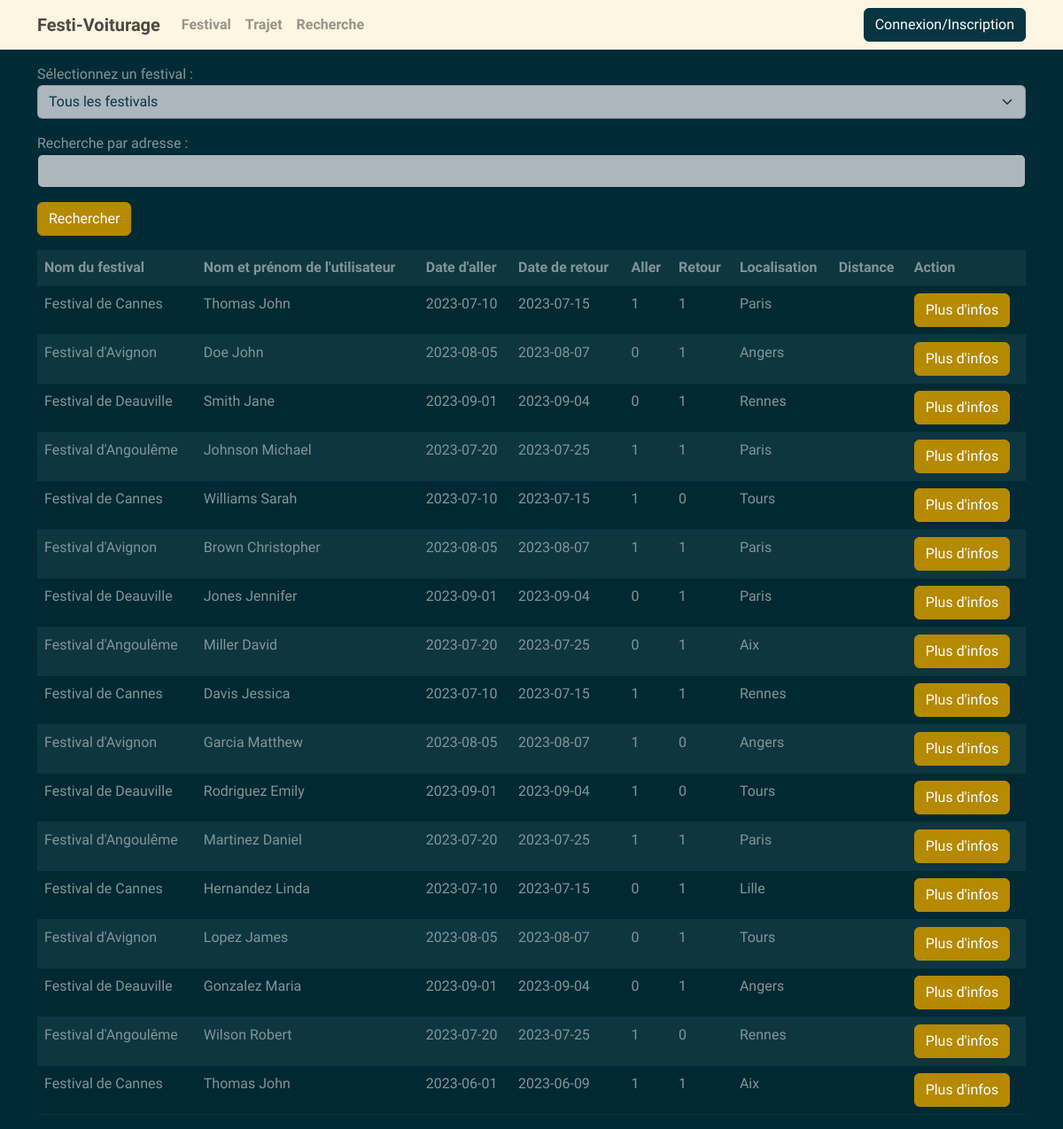
The page /Vue/Recherche.php on the database as committed earlier.
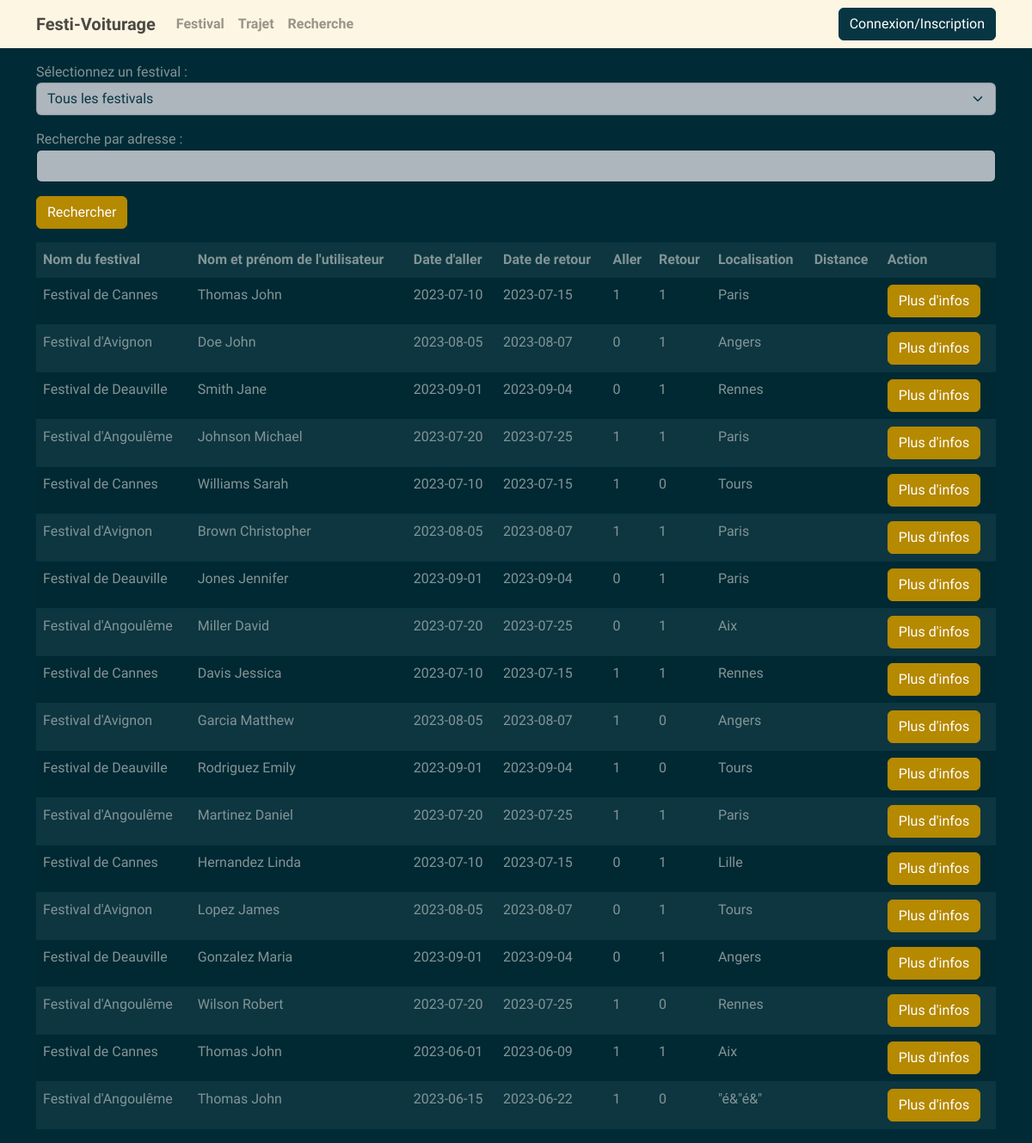
The same page on the database as committed later.
### tables this page shows
CREATE TABLE "Presence" (
	"id"	INTEGER,
	"user_id"	INT NOT NULL,
	"festival_id"	INT NOT NULL,
	"date_aller"	DATE,
	"date_retour"	DATE,
	"aller"	BOOLEAN NOT NULL,
	"retour"	BOOLEAN NOT NULL,
	"localisation"	TEXT NOT NULL,
	PRIMARY KEY("id" AUTOINCREMENT),
	FOREIGN KEY("user_id") REFERENCES "Festivalier"("user_id") ON DELETE CASCADE,
	FOREIGN KEY("festival_id") REFERENCES "Festival"("festival_id") ON DELETE CASCADE
);

CREATE TABLE "Festival" (
	"festival_id"	INTEGER,
	"nom"	VARCHAR(255) NOT NULL,
	"date_debut"	DATE NOT NULL,
	"date_fin"	DATE NOT NULL,
	"localisation"	VARCHAR(255) NOT NULL,
	"photo"	VARCHAR(255) NOT NULL,
	PRIMARY KEY("festival_id" AUTOINCREMENT)
);

CREATE TABLE "Festivalier" (
	"user_id"	INTEGER,
	"nom"	VARCHAR(255) NOT NULL,
	"prenom"	VARCHAR(255) NOT NULL,
	"email"	VARCHAR(255) NOT NULL,
	"mot_de_passe"	VARCHAR(255) NOT NULL,
	PRIMARY KEY("user_id" AUTOINCREMENT)
);

### DAO/PresenceDAO.php (called while the page is built, shortened)
<?php
require_once("../Model/Presence.php");
class PresenceDAO {
    private $db;
    public function __construct($db) {
        $this->db = $db;
    }
    public function getAll(){
        $query="SELECT * FROM Presence";
        $stmt=$this->db->prepare($query);
        $stmt->execute();
        $presences = array();
        while ($row = $stmt->fetch(PDO::FETCH_ASSOC)) {
            $presence = new Presence();
            $presence->setId($row['id']);
            $presence->setUserId($row['user_id']);
            $presence->setFestivalId($row['festival_id']);
            $presence->setDateAller($row['date_aller']);
            $presence->setDateRetour($row['date_retour']);
            $presence->setAller($row['aller']);
            $presence->setRetour($row['retour']);
            $presence->setLocalisation($row['localisation']);
            $presences[] = $presence;
        }
        return $presences;
    }
    public function getById($id) {
        $query = "SELECT * FROM Presence WHERE id = :id";
        $stmt = $this->db->prepare($query);
        $stmt->bindValue(':id', $id);
        $stmt->execute();
        $result=$stmt->fetch(PDO::FETCH_ASSOC);
        if ($result){
            $presence = new Presence();
            $presence->setId($result['id']);
            $presence->setUserId($result['user_id']);
            $presence->setFestivalId($result['festival_id']);
            $presence->setDateAller($result['date_aller']);
            $presence->setDateRetour($result['date_retour']);
            $presence->setAller($result['aller']);
            $presence->setRetour($result['retour']);
            $presence->setLocalisation($result['localisation']);
            return $presence;
        }else{
            return null;
        }
    }}
?>

### Model/Presence.php (called while the page is built)
<?php
class Presence {
    private $id;
    private $user_id;
    private $festival_id;
    private $date_aller;
    private $date_retour;
    private $aller;
    private $retour;
    private $localisation;
    public function __construct($user_id = null, $festival_id = null, $date_aller = null, $date_retour = null, $aller = null, $retour = null,$loc=null) {
        $this->user_id = $user_id;
        $this->festival_id = $festival_id;
        $this->date_aller = $date_aller;
        $this->date_retour = $date_retour;
        $this->aller = $aller;
        $this->retour = $retour;
        $this->localisation=$loc;
    }
    public function getId() {
        return $this->id;
    }
    public function setId($id) {
        $this->id = $id;
    }
    public function getUserId() {
        return $this->user_id;
    }
    public function setUserId($user_id) {
        $this->user_id = $user_id;
    }
    public function getFestivalId() {
        return $this->festival_id;
    }
    public function setFestivalId($festival_id) {
        $this->festival_id = $festival_id;
    }
    public function getDateAller() {
        return $this->date_aller;
    }
    public function setDateAller($date_aller) {
        $this->date_aller = $date_aller;
    }
    public function getDateRetour() {
        return $this->date_retour;
    }
    public function setDateRetour($date_retour) {
        $this->date_retour = $date_retour;
    }
    public function getAller() {
        return $this->aller;
    }
    public function setAller($aller) {
        $this->aller = $aller;
    }
    public function getRetour() {
        return $this->retour;
    }
    public function setRetour($retour) {
        $this->retour = $retour;
    }
    public function getLocalisation() {
        return $this->localisation;
    }
    public function setLocalisation($localisation) {
        $this->localisation = $localisation;
    }
}
?>

### DAO/FestivalDAO.php (called while the page is built, shortened)
<?php
require_once("../Model/Festival.php");
class FestivalDAO {
    protected $connect;
    public function __construct(PDO $connect) {
        $this->connect = $connect;
    }
    public function getById($festival_id) {
        $query = "SELECT * FROM Festival WHERE festival_id = :festival_id";
        $stmt = $this->connect->prepare($query);
        $stmt->bindValue(':festival_id', $festival_id);
        $stmt->execute();
        $result = $stmt->fetch(PDO::FETCH_ASSOC);
        if ($result) {
            return new Festival(
                $result['nom'],
                $result['date_debut'],
                $result['date_fin'],
                $result['localisation'],
                $result['photo']
            );
        } else {
            return null;
        }
    }
}
?>

### Model/Festival.php (called while the page is built, shortened)
<?php
class Festival {
    private $nom;
    public function __construct($nom = null, $date_debut = null, $date_fin =null, $localisation = null, $photo = null) {
        $this->nom = $nom;
    }
    public function getNom() {
        return $this->nom;
    }
}
?>

### DAO/FestivalierDAO.php (called while the page is built, shortened)
<?php
require_once("../Model/Festivalier.php");
class FestivalierDAO {
    protected $connect;
    public function __construct($db) {
        $this->connect = $db;
    }
    public function getById($user_id) {
        $query = "SELECT * FROM Festivalier WHERE user_id = :user_id";
        $stmt = $this->connect->prepare($query);
        $stmt->bindValue(':user_id', $user_id);
        $stmt->execute();
        $result = $stmt->fetch(PDO::FETCH_ASSOC);
        if ($result) {
            $res= new Festivalier(
                $result['prenom'],
                $result['nom'],
                $result['email'],
                $result['mot_de_passe']
            );
            $res->setID($user_id);
            return $res;
        } else {
            return null;
        }
    }
}
?>

### Model/Festivalier.php (called while the page is built, shortened)
<?php
class Festivalier {
    private $Prenom;
    private $Nom;
    public function __construct( $Prenom = null, $Nom = null, $Email = null, $Pwd = null) {
        $this->Prenom = $Prenom;
        $this->Nom = $Nom;
    }
    public function getPrenom() {
        return $this->Prenom;
    }
    public function getNom() {
        return $this->Nom;
    }
}
?>

### Vue/Recherche.php (the view, shortened to what the changed rows need)
<?php include "Template/headerUser.php"; ?>
<!DOCTYPE html>
<html>
<head>
</head>
<body>
<div class="container">
        <?php
        require_once("../DAO/FestivalierDAO.php");
        require_once("../DAO/FestivalDAO.php");
        require_once("../DAO/PresenceDAO.php");
        require_once("../Model/Presence.php");
        $dbFile = '../DB/Donne.db';
        $pdo = new PDO('sqlite:' . $dbFile);
        $PresenceDAO = new PresenceDAO($pdo);
        $Presences = $PresenceDAO->getAll();
        $festivalierDAO = new FestivalierDAO($pdo);
        $festivalDAO = new FestivalDAO($pdo);
        ?>
    <div class="table-responsive">
        <table class="table table-striped table-hover">
        <thead>
            <tr>
                <th>Nom du festival</th>
                <th>Nom et prénom de l'utilisateur</th>
                <th>Date d'aller</th>
                <th>Date de retour</th>
                <th>Aller</th>
                <th>Retour</th>
                <th>Localisation</th>
                <th>Distance</th>
                <th>Action</th>
            </tr>
    </thead>
            <tbody>
            <?php
            foreach ($Presences as $Presence) {
                $festivalId = $Presence->getFestivalId();
                $festivalierId = $Presence->getUserId();
                $festival = $festivalDAO->getById($festivalId);
                $festivalier = $festivalierDAO->getById($festivalierId);
                echo '<tr class="Presence-row" data-festival-id="' . $festivalId . '" data-presence-id="'.$Presence->getId().'">';
                echo '<td>' . $festival->getNom() . '</td>';
                echo '<td>' . $festivalier->getNom() . ' ' . $festivalier->getPrenom() . '</td>';
                echo '<td>' . $Presence->getDateAller() . '</td>';
                echo '<td>' . $Presence->getDateRetour() . '</td>';
                echo '<td>' . $Presence->getAller() . '</td>';
                echo '<td>' . $Presence->getRetour() . '</td>';
                echo '<td>' . $Presence->getLocalisation() . '</td>';
                echo '<td></td>';
                echo '<td>';
                echo '<form action="InfoRecherche.php" method="post">';
                echo '<button type="submit" class="btn btn-primary">Plus d\'infos</button>';
                echo '</form>';
                echo '</td>';
                echo '</tr>';
            }
            ?>
            </tbody>
        </table>
    </div>
</div>
</body>
</html>

Rows that differ between the two databases and show on the page:
added presence: festival.nom "Festival d'Angoulême", user.nom "Thomas", user.prenom "John", date_aller "2023-06-15", date_retour "2023-06-22", aller "1", retour "0", localisation "\"é&\"é&\""
